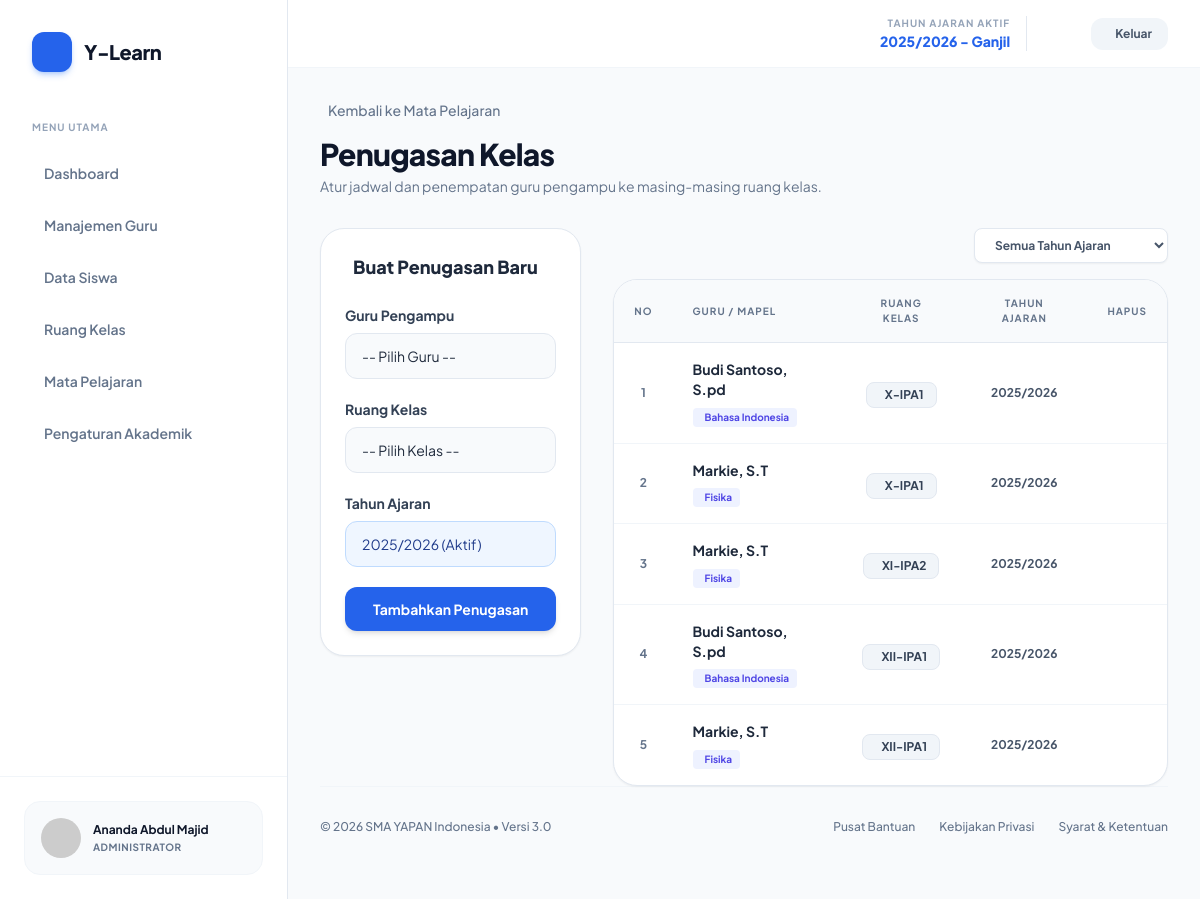
Screenshot of /admin/penugasan_guru.php (signed in) with the database file from the repository.
### tables this page shows
CREATE TABLE `penugasan_guru` (
  `id_penugasan` int(11) NOT NULL,
  `id_guru` int(11) NOT NULL,
  `id_kelas` int(11) NOT NULL,
  `id_tahun` varchar(20) NOT NULL
);

CREATE TABLE `users` (
  `id_user` int(11) NOT NULL,
  `username` varchar(50) NOT NULL,
  `password` varchar(255) NOT NULL,
  `nama_lengkap` varchar(100) NOT NULL,
  `nip` varchar(50) DEFAULT NULL,
  `tahun_masuk` varchar(20) DEFAULT NULL,
  `tahun_keluar` varchar(20) DEFAULT 'Sekarang',
  `nisn` varchar(20) DEFAULT NULL,
  `nis` varchar(20) DEFAULT NULL,
  `status_aktif` enum('Aktif','Non-Aktif') DEFAULT 'Aktif',
  `role` enum('admin','guru','siswa') NOT NULL,
  `id_kelas` int(11) DEFAULT NULL,
  `status` varchar(20) DEFAULT 'aktif',
  `id_mapel` int(11) DEFAULT NULL
);

CREATE TABLE `mapel` (
  `id_mapel` int(11) NOT NULL,
  `nama_mapel` varchar(100) NOT NULL,
  `id_kelas` int(11) DEFAULT NULL
);

CREATE TABLE `kelas` (
  `id_kelas` int(11) NOT NULL,
  `nama_kelas` varchar(20) NOT NULL
);

### admin/penugasan_guru.php (the view, shortened to what this page needs)
<?php
require_once '../config/koneksi.php';
include '../includes/header.php';
?>
<div class="mb-8">
    <a href="data_mapel.php" class="text-sm font-medium text-slate-500 hover:text-blue-600 flex items-center gap-2 w-fit transition-colors mb-4">
        <i class="ph ph-arrow-left text-lg"></i> Kembali ke Mata Pelajaran
    </a>
    <h1 class="text-3xl font-extrabold text-slate-900 tracking-tight">Penugasan Kelas</h1>
    <p class="text-slate-500 text-sm mt-1">Atur jadwal dan penempatan guru pengampu ke masing-masing ruang kelas.</p>
</div>
<div class="grid grid-cols-1 lg:grid-cols-3 gap-8">
    <div class="lg:col-span-1">
        <div class="bg-white border border-slate-200 rounded-3xl shadow-sm p-6 sticky top-6">
            <h2 class="text-lg font-extrabold text-slate-800 mb-6 flex items-center gap-2">
                <i class="ph ph-plus-circle text-blue-600"></i> Buat Penugasan Baru
            </h2>
            <form action="" method="POST" class="space-y-5">
                <div>
                    <label class="block text-sm font-bold text-slate-700 mb-2">Guru Pengampu</label>
                    <div class="relative">
                        <select name="id_guru" required class="w-full pl-4 pr-10 py-3 bg-slate-50 border border-slate-200 rounded-xl text-sm focus:outline-none focus:border-blue-500 focus:bg-white appearance-none transition-all">
                            <option value="">-- Pilih Guru --</option>
                        </select>
                        <div class="absolute inset-y-0 right-0 pr-4 flex items-center pointer-events-none"><i class="ph ph-caret-down text-slate-400"></i></div>
                    </div>
                </div>
                <div>
                    <label class="block text-sm font-bold text-slate-700 mb-2">Ruang Kelas</label>
                    <div class="relative">
                        <select name="id_kelas" required class="w-full pl-4 pr-10 py-3 bg-slate-50 border border-slate-200 rounded-xl text-sm focus:outline-none focus:border-blue-500 focus:bg-white appearance-none transition-all">
                            <option value="">-- Pilih Kelas --</option>
                        </select>
                        <div class="absolute inset-y-0 right-0 pr-4 flex items-center pointer-events-none"><i class="ph ph-caret-down text-slate-400"></i></div>
                    </div>
                </div>
                <div>
                    <label class="block text-sm font-bold text-slate-700 mb-2">Tahun Ajaran</label>
                    <div class="relative">
                        <select name="id_tahun" required class="w-full pl-4 pr-10 py-3 bg-blue-50 border border-blue-200 text-blue-900 rounded-xl text-sm focus:outline-none focus:border-blue-500 focus:bg-white appearance-none transition-all">
                            <?php
                            $q_tahun = mysqli_query($koneksi, "SELECT * FROM tahun_ajaran ORDER BY nama_tahun DESC");
                            while($t = mysqli_fetch_assoc($q_tahun)):
                                $is_active = ($t['status_aktif'] == 'Y') ? 'selected' : '';
                            ?>
                                <option value="<?php echo $t['nama_tahun']; ?>" <?php echo $is_active; ?>><?php echo $t['nama_tahun']; ?> <?php echo ($t['status_aktif'] == 'Y') ? '(Aktif)' : ''; ?></option>
                            <?php endwhile; ?>
                        </select>
                        <div class="absolute inset-y-0 right-0 pr-4 flex items-center pointer-events-none"><i class="ph ph-caret-down text-blue-400"></i></div>
                    </div>
                </div>
                <button type="submit" name="simpan" class="w-full py-3 mt-4 bg-[#2563EB] hover:bg-blue-700 text-white font-bold text-sm rounded-xl transition-colors shadow-md">
                    Tambahkan Penugasan
                </button>
            </form>
        </div>
    </div>
    <div class="lg:col-span-2">
        <div class="flex justify-end mb-4">
            <form action="" method="GET" class="flex items-center gap-2">
                <select name="tahun" onchange="this.form.submit()" class="pl-4 pr-10 py-2 bg-white border border-slate-200 rounded-lg text-xs font-bold text-slate-600 focus:outline-none shadow-sm cursor-pointer">
                    <option value="">Semua Tahun Ajaran</option>
                </select>
            </form>
        </div>
        <div class="bg-white border border-slate-200 rounded-3xl shadow-sm overflow-hidden">
            <div class="overflow-x-auto">
                <table class="w-full text-left border-collapse">
                    <thead>
                        <tr class="bg-slate-50 border-b border-slate-200 text-[10px] font-extrabold text-slate-500 uppercase tracking-widest">
                            <th class="px-5 py-4 w-12 text-center">No</th>
                            <th class="px-5 py-4">Guru / Mapel</th>
                            <th class="px-5 py-4 text-center">Ruang Kelas</th>
                            <th class="px-5 py-4 text-center">Tahun Ajaran</th>
                            <th class="px-5 py-4 text-center">Hapus</th>
                        </tr>
                    </thead>
                    <tbody class="divide-y divide-slate-100">
                        <?php
                        $sql_penugasan = "
                            SELECT pg.*, u.nama_lengkap, m.nama_mapel, k.nama_kelas
                            FROM penugasan_guru pg
                            JOIN users u ON pg.id_guru = u.id_user
                            JOIN kelas k ON pg.id_kelas = k.id_kelas
                            LEFT JOIN mapel m ON u.id_mapel = m.id_mapel
                        ";
                        $sql_penugasan .= " ORDER BY pg.id_tahun DESC, k.nama_kelas ASC, u.nama_lengkap ASC";
                        $q_penugasan = mysqli_query($koneksi, $sql_penugasan);
                        $no = 1;
                        if(mysqli_num_rows($q_penugasan) > 0):
                            while($row = mysqli_fetch_assoc($q_penugasan)):
                        ?>
                        <tr class="hover:bg-slate-50 transition-colors group">
                            <td class="px-5 py-4 text-xs font-bold text-slate-500 text-center"><?php echo $no++; ?></td>
                            <td class="px-5 py-4">
                                <p class="text-sm font-bold text-slate-800"><?php echo htmlspecialchars($row['nama_lengkap']); ?></p>
                                <span class="inline-flex mt-1 items-center gap-1 px-2 py-0.5 bg-indigo-50 text-indigo-600 text-[10px] font-bold rounded">
                                    <i class="ph ph-book-open-text"></i> <?php echo !empty($row['nama_mapel']) ? htmlspecialchars($row['nama_mapel']) : 'Belum Atur Mapel'; ?>
                                </span>
                            </td>
                            <td class="px-5 py-4 text-center">
                                <span class="inline-flex items-center gap-1.5 px-3 py-1 bg-slate-100 text-slate-700 border border-slate-200 text-xs font-bold rounded-lg">
                                    <i class="ph ph-door"></i> <?php echo htmlspecialchars($row['nama_kelas']); ?>
                                </span>
                            </td>
                            <td class="px-5 py-4 text-center">
                                <p class="text-xs font-bold text-slate-600"><?php echo htmlspecialchars($row['id_tahun']); ?></p>
                            </td>
                            <td class="px-5 py-4 text-center">
                            </td>
                        </tr>
                        <?php
                            endwhile;
                        endif; ?>
                    </tbody>
                </table>
            </div>
        </div>
    </div>
</div>
<?php include '../includes/footer.php'; ?>

### includes/header.php (style rules this page uses)
body { font-family: 'Plus Jakarta Sans', sans-serif; background-color: #f8fafc; }

### rows the page displays
penugasan_guru: users.nama_lengkap "Budi Santoso, S.pd", mapel.nama_mapel "Bahasa Indonesia", id_kelas.nama_kelas "X-IPA1", id_tahun "2025/2026"
penugasan_guru: users.nama_lengkap "Markie, S.T", mapel.nama_mapel "Fisika", id_kelas.nama_kelas "X-IPA1", id_tahun "2025/2026"
penugasan_guru: users.nama_lengkap "Markie, S.T", mapel.nama_mapel "Fisika", id_kelas.nama_kelas "XI-IPA2", id_tahun "2025/2026"
penugasan_guru: users.nama_lengkap "Budi Santoso, S.pd", mapel.nama_mapel "Bahasa Indonesia", id_kelas.nama_kelas "XII-IPA1", id_tahun "2025/2026"
penugasan_guru: users.nama_lengkap "Markie, S.T", mapel.nama_mapel "Fisika", id_kelas.nama_kelas "XII-IPA1", id_tahun "2025/2026"

### other values shown
$_SESSION['nama'] "Ananda Abdul Majid"
$_SESSION['nama_tahun_aktif'] "2025/2026"
$_SESSION['semester_aktif'] "Ganjil"
form field id_tahun "2025/2026 (Aktif)"
